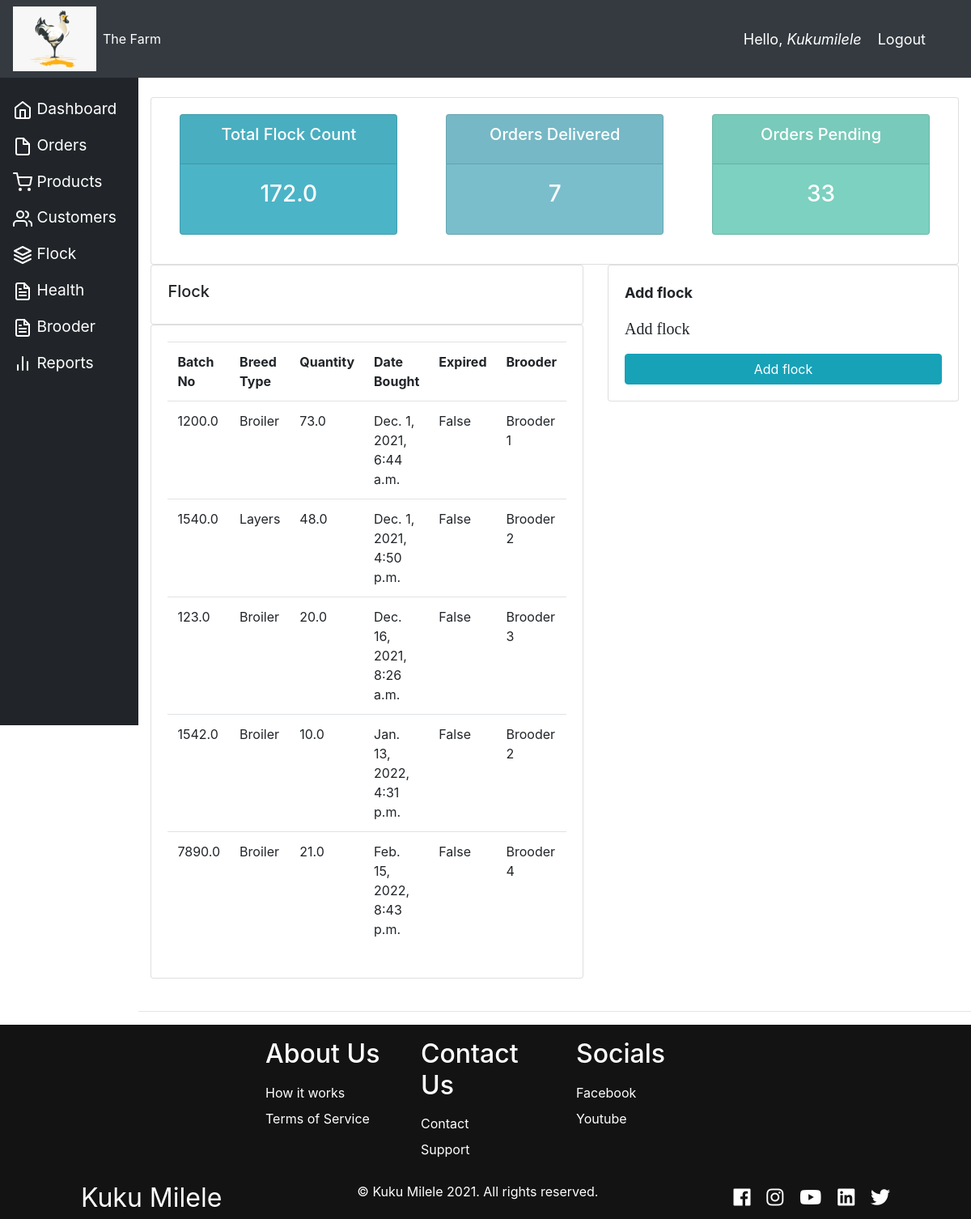
The page /flock/ (signed in) on the database its author committed.
### accounts/models.py (models this page shows, shortened)
class Flock(models.Model):
    BREED_TYPE = (
        ("Broiler", "Broiler"),
        ("Layers", "Layers"),
    )
    flock_breedtype = models.CharField(
        max_length=100, null=True, choices=BREED_TYPE)
    batch_no = models.FloatField(null=True, validators=[
                                 MinValueValidator(1.0)])
    flock_quantity = models.FloatField(
        null=True, validators=[MinValueValidator(1.0), MaxValueValidator(100.0)]
    )
    date_flock_bought = models.DateTimeField(auto_now_add=True, null=True)
    flock_price = models.FloatField(
        null=True, validators=[MinValueValidator(1.0)])
    is_closed = models.BooleanField(default=False, null=True)
    brooder = models.ForeignKey(Brooder, null=True, on_delete=models.SET_NULL)

class Brooder(models.Model):
    brooder_name = models.CharField(max_length=50, null=True)
    is_occupied = models.BooleanField(default=False, null=True)
    last_cleaning_date = models.DateField(null=True)
    capacity = 100
    def __str__(self):
        return self.brooder_name

### accounts/decorators.py (the view)
        def wrapper_func(request, *args, **kwargs):
            group = None
            if request.user.groups.exists():
                group = request.user.groups.all()[0].name
            if group in allowed_roles:
                return view_func(request, *args, **kwargs)
            else:
                return HttpResponse('You are not authorized to view this page as per the decorator')

### accounts/views.py (called while the page is built)
@login_required(login_url="login")
@allowed_users(allowed_roles=["admin"])
def flock(request):
    flock = Flock.objects.all()
    orders = Order.objects.all()
    delivered = orders.filter(status="Delivered").count()
    pending = orders.filter(status="Pending").count()
    active_flock = []
    for i in flock:
        flock_count = i.flock_quantity
        active_flock.append(flock_count)
    number_of_active_flock = sum(active_flock)
    context = {
        "flock": flock,
        "delivered": delivered,
        "pending": pending,
        "number_of_active_flock": number_of_active_flock,
    }
    return render(request, "accounts/flock.html", context)

### accounts/templates/accounts/flock.html (shortened to what this page needs)
{% extends 'accounts/main.html' %} {% block content %}
<br />
<div class="row">
  <div class="col-md">
    <div class="card card-body">{%include 'accounts/flock_status.html' %}</div>
  </div>
</div>
<div class="row">
  <div class="col-md">
    <div class="card card-body">
      <h5>Flock</h5>
    </div>
    <div>
      <div class="card card-body">
        <table class="table">
          <tr>
            <th>Batch No</th>
            <th>Breed Type</th>
            <th>Quantity</th>
            <th>Date Bought</th>
            <th>Expired</th>
            <th>Brooder</th>
          </tr>
          {% for i in flock %}
          <tr>
            <td>{{i.batch_no}}</td>
            <td>{{i.flock_breedtype}}</td>
            <td>{{i.flock_quantity}}</td>
            <td>{{i.date_flock_bought}}</td>
            <td>{{i.is_closed}}</td>
            <td>{{i.brooder}}</td>
          </tr>
          {% endfor %}
        </table>
      </div>
    </div>
  </div>
  <div class="col-md">
    <div class="card card-body">
      <p id="add-flock-title">Add flock</p>
      <p id="add-flock-content">Add flock</p>
      <a class="btn btn-info" href="{% url 'add_flock' %}" width="12px"
        >Add flock</a
      >
    </div>
  </div>
</div>
{% endblock %}

### accounts/templates/accounts/navbar.html (shortened to what this page needs)
{% load static %}
<nav class="navbar navbar-expand-lg navbar-dark bg-dark">
  <a href="{% url 'home' %}"
    ><img src="{% static 'images/logo.png' %}" alt=""
  /></a>
  <div class="collapse navbar-collapse" id="navbarNav">
    <ul class="navbar-nav">
      <li class="nav-item active">
        <a class="nav-link" href="{% url 'home' %}">The Farm</a>
      </li>
    </ul>
  </div>
  <span class="hello-msg">Hello,<i class="username"> {{request.user}}</i></span>
  <span class="hello-msg"
    ><a class="hello-msg" href="{% url 'logout' %}">Logout</a></span
  >
</nav>

### static/css/main.css (style rules this page uses)
*, html { scroll-behavior: smooth; }
body { background-color: #ebeff5; }

### accounts/templates/accounts/navbar.html (style rules this page uses)
.hello-msg { font-size: 18px; color: #fff; margin-right: 20px; }

### accounts/templates/accounts/flock.html (style rules this page uses)
#add-flock-title { font-weight: bold; font-size: 18px; }
#add-flock-content { font-size: 20px; font-family: Cambria, Cochin, Georgia, Times, "Times New Roman", serif; }

### rows shown on the page
Flock: batch_no "1200.0", flock_breedtype "Broiler", flock_quantity "73.0", date_flock_bought "Dec. 1, 2021, 6:44 a.m.", is_closed "False", brooder "Brooder 1"
Flock: batch_no "1540.0", flock_breedtype "Layers", flock_quantity "48.0", date_flock_bought "Dec. 1, 2021, 4:50 p.m.", is_closed "False", brooder "Brooder 2"
Flock: batch_no "123.0", flock_breedtype "Broiler", flock_quantity "20.0", date_flock_bought "Dec. 16, 2021, 8:26 a.m.", is_closed "False", brooder "Brooder 3"
Flock: batch_no "1542.0", flock_breedtype "Broiler", flock_quantity "10.0", date_flock_bought "Jan. 13, 2022, 4:31 p.m.", is_closed "False", brooder "Brooder 2"
Flock: batch_no "7890.0", flock_breedtype "Broiler", flock_quantity "21.0", date_flock_bought "Feb. 15, 2022, 8:43 p.m.", is_closed "False", brooder "Brooder 4"

### other values the page prints
{{ request.user }} "Kukumilele"
{{ number_of_active_flock }} "172.0"
{{ delivered }} "7"
{{ pending }} "33"
